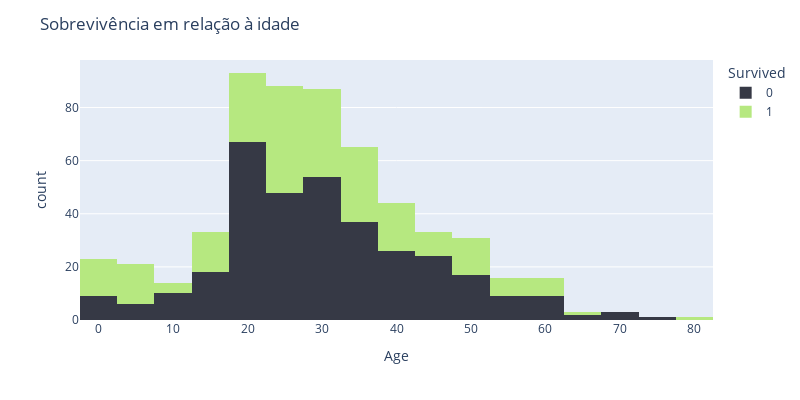

Notebook source saved alongside this figure:
### Markdown cell above
#### Idade

### Code cell
fig = px.histogram(train, x="Age", 
                   color="Survived", color_discrete_sequence=["#363945", "#B6E880"])
fig.update_layout(height=400, width=800, title_text="Sobrevivência em relação à idade")
fig.show()

### Figure 1 — Plotly figure (JSON) as saved in the notebook; plotly's stock layout.template omitted (floating-point values rounded to 4 significant figures; data arrays with more than 128 entries replaced by an {"elided": "..."} marker saying what was removed)
{"data": [{"alignmentgroup": "True", "bingroup": "x", "hovertemplate": "Survived=0<br>Age=%{x}<br>count=%{y}<extra></extra>", "legendgroup": "0", "marker": {"color": "#363945", "pattern": {"shape": ""}}, "name": "0", "offsetgroup": "0", "orientation": "v", "showlegend": true, "type": "histogram", "x": {"elided": "444 float values"}, "xaxis": "x", "yaxis": "y"}, {"alignmentgroup": "True", "bingroup": "x", "hovertemplate": "Survived=1<br>Age=%{x}<br>count=%{y}<extra></extra>", "legendgroup": "1", "marker": {"color": "#B6E880", "pattern": {"shape": ""}}, "name": "1", "offsetgroup": "1", "orientation": "v", "showlegend": true, "type": "histogram", "x": {"elided": "268 float values"}, "xaxis": "x", "yaxis": "y"}], "layout": {"barmode": "relative", "height": 400, "legend": {"title": {"text": "Survived"}, "tracegroupgap": 0}, "margin": {"t": 60}, "title": {"text": "Sobrevivência em relação à idade"}, "width": 800, "xaxis": {"anchor": "y", "domain": [0, 1], "title": {"text": "Age"}}, "yaxis": {"anchor": "x", "domain": [0, 1], "title": {"text": "count"}}}}
